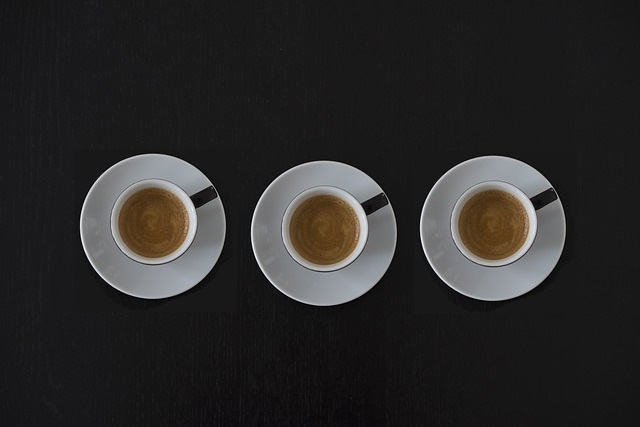
#> input picture Contours/cup-saucers.jpg, 640 x 427 px
$ python contours.py   (older library calls are emulated)
#> lines starting #> are read from the running program, lines starting #| are printed output that depends on the picture; after the words box and inside, x2 and y2 are one past the last pixel; in counts of white or black regions, pixels touching at a corner belong together
import cv2
import numpy as np

# Load the image and convert it to grayscale
frame = cv2.imread("cup-saucers.jpg", 1)
#> frame is the input picture: shape (427, 640, 3); mean B, G, R 41, 41.6, 42.8
image = cv2.cvtColor(frame, cv2.COLOR_BGR2GRAY)
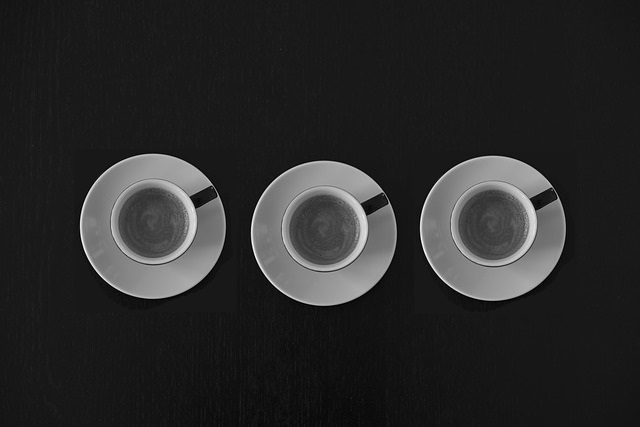
#> image: shape (427, 640); min 0, max 255, mean 41.9

# Blur it to remove high frequency edges that aren't required
image = cv2.GaussianBlur(image, (5, 5), 0)

# Perform Canny Edge Detection of image
edged = cv2.Canny(image, 30, 150)
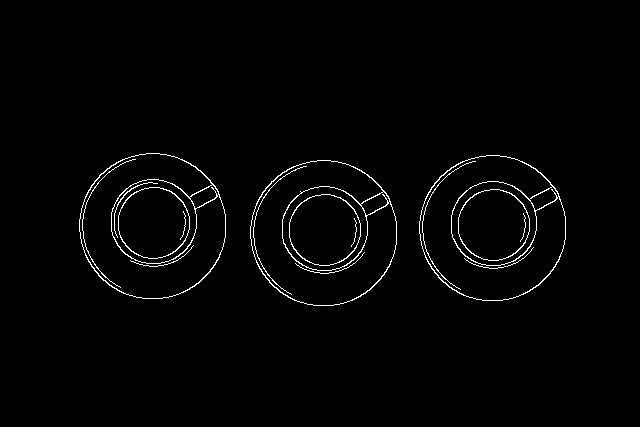
#> edged: shape (427, 640); 1.6% white in thin lines or dots, all inside (x1, y1, x2, y2) = (79, 153, 566, 306)

# find the contours of the outlines
image_ret, contours, hierarchy = cv2.findContours(edged, cv2.RETR_EXTERNAL, cv2.CHAIN_APPROX_SIMPLE)
#> contours = 3 contours; box (x1, y1, x2, y2) and area: (79, 153, 226, 299) 16726, (419, 155, 566, 301) 16725, (250, 160, 397, 306) 16724
print(len(contours))
#| 3

# Draw the outline
cv2.drawContours(frame, contours, -1, (0, 255, 0), 2)
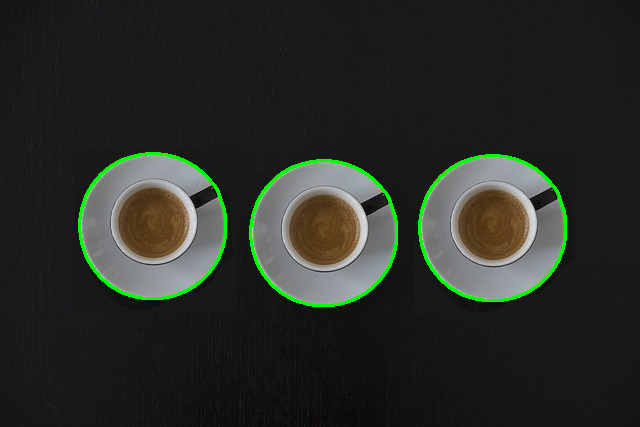
#> frame: shape (427, 640, 3); 1.73% of pixels changed, all inside (x1, y1, x2, y2) = (78, 152, 567, 307)

cv2.imshow("Edge Detection", edged)
cv2.imshow("Image", frame)
cv2.waitKey(0)

$ run again, with Contours/cup-saucer.jpg copied over Contours/cup-saucers.jpg
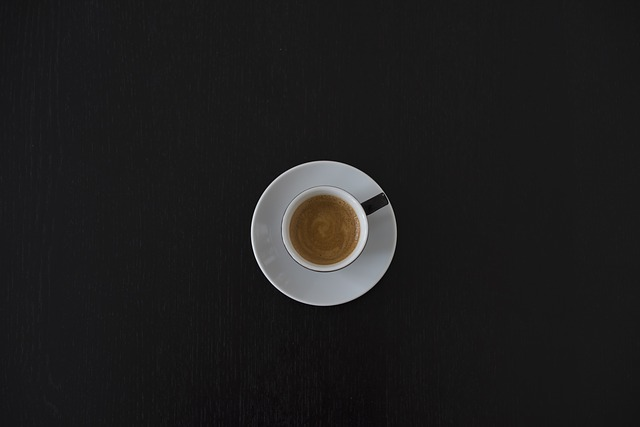
#> input picture Contours/cup-saucer.jpg, 640 x 427 px
#> frame is the input picture: shape (427, 640, 3); mean B, G, R 29.7, 29.6, 30.1
#> `edged = cv2.Canny(image, 30, 150)`:
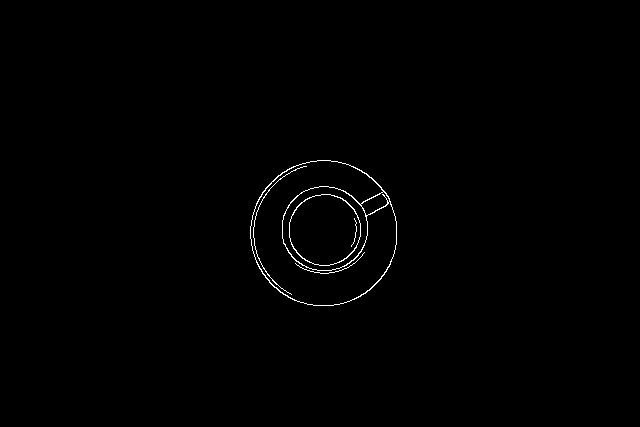
#> edged: shape (427, 640); 0.53% white in thin lines or dots, all inside (x1, y1, x2, y2) = (250, 160, 397, 306)
#> contours = 1 contour; box (x1, y1, x2, y2) and area: (250, 160, 397, 306) 16724
#| 1
#> `cv2.drawContours(frame, contours, -1, (0, 255, 0), 2)`:
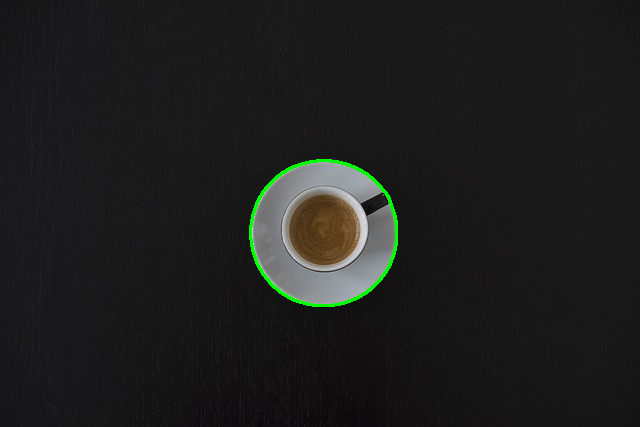
#> frame: shape (427, 640, 3); 0.58% of pixels changed, all inside (x1, y1, x2, y2) = (249, 159, 398, 307)
